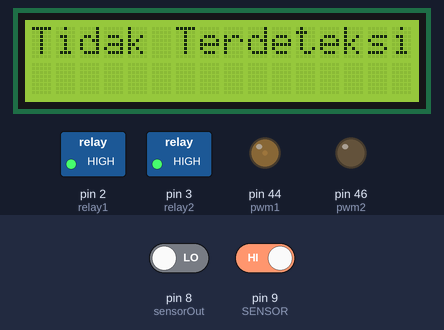
This sketch was run on a simulated Arduino Mega 2560, built with avr-gcc and run on an emulated ATmega2560. Parts: 16×2 character LCD, switched loads named in the sketch (green lamp = pin HIGH), output pins drawn as LEDs (lit = HIGH). The test bench sets the inputs (shaded band); at power-on: pin 9 (SENSOR) HIGH, pin 8 (sensorOut) LOW. Pins used as bus, display or sensor lines are not drawn; what the sketch prints to the serial monitor is not drawn.

Above: at 4.8 s.
4.9 s: pin 9 (SENSOR) driven LOW
At 9.6 s:
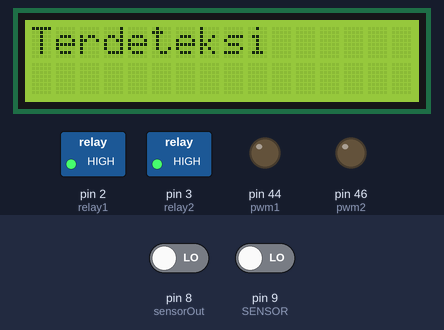
9.9 s: pin 9 (SENSOR) driven HIGH
At 15.8 s:
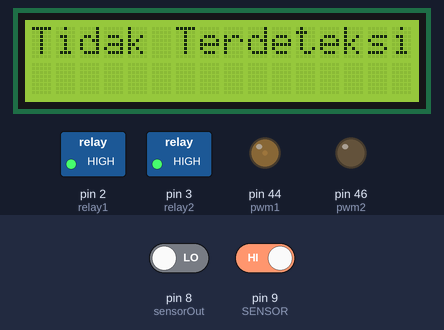
Timing chart, 0 to 17.3 s (numbered marks = the images above; inputs shaded):
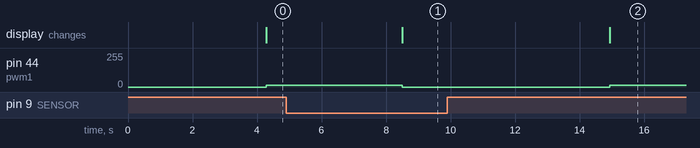

The sketch:

sketch_nov30a.ino
```cpp
#include <Wire.h> // i2C Conection Library
#include <LiquidCrystal_I2C.h> //i2C LCD Library

LiquidCrystal_I2C lcd(0x27, 16, 2);

#define SENSOR 9
#define pwm1 44
#define pwm2 46

#define S0 4
#define S1 5
#define S2 6
#define S3 7
#define sensorOut 8
int frequencyr = 0;
int frequencyg = 0;
int frequencyb = 0;
int jumlah;

const int relay1 = 2; //pin2
const int relay2 = 3; //pin3
int relayON = LOW; //relay nyala
int relayOFF = HIGH; //relay mati

void setup() {
  Serial.begin(9600);
  lcd.begin();
  lcd.backlight();

  pinMode(relay1, OUTPUT);
  pinMode(relay2, OUTPUT);

  digitalWrite(relay1, relayOFF);
  digitalWrite(relay2, relayOFF);

  pinMode(SENSOR, INPUT_PULLUP);
  Serial.println(" Deteksi Sensor IR " );
  delay(1000);

    pinMode(pwm1, OUTPUT);
  pinMode(pwm2, OUTPUT);

  pinMode(S0, OUTPUT);
  pinMode(S1, OUTPUT);
  pinMode(S2, OUTPUT);
  pinMode(S3, OUTPUT);
  pinMode(sensorOut, INPUT);
  digitalWrite(S0,HIGH);
  digitalWrite(S1,LOW);

}

void loop() {
  int L = digitalRead(SENSOR);

  digitalWrite(S2,LOW);
  digitalWrite(S3,LOW);
frequencyr = pulseIn(sensorOut, LOW);
delay(100);
digitalWrite(S2,HIGH);
digitalWrite(S3,HIGH);
frequencyg = pulseIn(sensorOut, LOW);
delay(100);
digitalWrite(S2,LOW);
digitalWrite(S3,HIGH);
frequencyb = pulseIn(sensorOut, LOW);

  if (L == 0) {
    Serial.println("  Tedeteksi");
    lcd.clear();
    lcd.setCursor(0, 0);
    lcd.print("Terdeteksi");
    analogWrite(pwm1, 0);
    analogWrite(pwm2, 0);

if((frequencyr > 30)&&(frequencyr < 38)&&(frequencyg > 49)&&(frequencyg < 61)&&(frequencyb > 42)&&(frequencyb < 51))
{
lcd.setCursor(0, 1);
lcd.println("NODA");
 digitalWrite(relay1, relayON);
      delay(1000);
       digitalWrite(relay1, relayOFF);
      delay(1000);
}
else if((frequencyr > 22)&&(frequencyr < 24)&&(frequencyg > 36)&&(frequencyg
< 49)&&(frequencyb > 36)&&(frequencyb < 45))
{
lcd.setCursor(0, 1);
lcd.println("NODA");
 digitalWrite(relay1, relayON);
      delay(1000);
       digitalWrite(relay1, relayOFF);
      delay(1000);
}

  }
   else  {
    Serial.println("  Tidak terdeteksi");
    lcd.clear();
    lcd.setCursor(0, 0);
    lcd.print("Tidak Terdeteksi");
    analogWrite(pwm1, 12);
    analogWrite(pwm2, 0);
    delay(1000);
  }

}
```

Measured:
- after the input at 4.9 s, pin 44 (pwm1): 12/255 → 0/255 after 3.6 s; the display: changes after 3.6 s (image 1)
- after the input at 9.9 s, pin 44 (pwm1): 0/255 → 12/255 after 5.0 s; the display: changes after 5.0 s (image 2)
